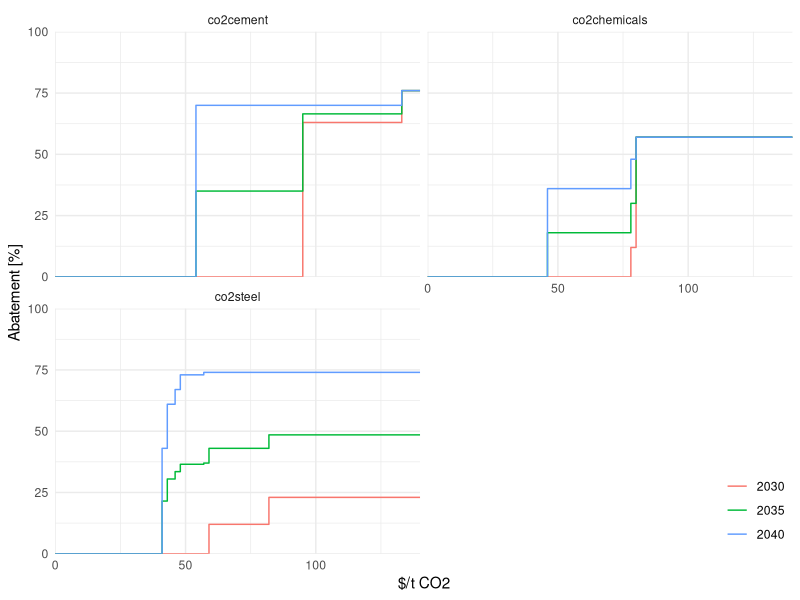

R code for this plot:
library(tidyverse)

d <- tribble(
    ~emiInd37,        ~period,    ~cost,   ~abatement,
    'co2cement',      2030,        95,     0.63,
    'co2cement',      2030,       133,     0.76,
    'co2cement',      2040,        54,     0.70,
    'co2cement',      2040,       133,     0.76,
    'co2chemicals',   2030,        78,     0.12,
    'co2chemicals',   2030,        80,     0.57,
    'co2chemicals',   2040,        46,     0.36,
    'co2chemicals',   2040,        78,     0.48,
    'co2chemicals',   2040,        80,     0.57,

    # old "early" steel MAC
    'co2steel',       2030,        59,     0.12,
    'co2steel',       2030,        82,     0.23,

    # new steel MAC
    'co2steel',       2040,        41,     0.43,
    'co2steel',       2040,        43,     0.61,
    'co2steel',       2040,        46,     0.67,
    'co2steel',       2040,        48,     0.73,
    'co2steel',       2040,        57,     0.74)

d <- d %>%
    arrange(period, cost) %>%
    reframe(cost = c(0, cost, Inf),
            abatement = c(0, abatement, last(abatement)),
            .by = c('emiInd37', 'period'))

d <- d %>%
    distinct(emiInd37, cost) %>%
    arrange(emiInd37, cost) %>%
    expand_grid(period = seq(from = min(d$period), to = max(d$period),
                             by = 5)) %>%
    left_join(
        d %>%
            filter(period %in% range(.data$period)),

        c('emiInd37', 'period', 'cost')
    ) %>%
    group_by(emiInd37, period) %>%
    arrange(emiInd37, period, cost) %>%
    fill(abatement) %>%
    group_by(emiInd37, cost) %>%
    arrange(emiInd37, cost, period) %>%
    mutate(abatement = zoo::na.approx(
        object = !!sym('abatement'),
        x = !!sym('period'),
        na.rm = FALSE)) %>%
    ungroup()

ggplot() +
    geom_step(data = d,
              mapping = aes(x = cost, y = abatement * 100,
                            colour = as.factor(period)),
              direction = 'hv') +
    scale_colour_discrete(name = NULL) +
    facet_wrap(~ emiInd37, ncol = 2) +
    coord_cartesian(
        xlim = c(0, ceiling(max(Filter(is.finite, d$cost)) / 10) * 10),
        ylim = c(0, 100), expand = FALSE) +
    labs(x = '$/t CO2', y = 'Abatement [%]') +
    theme_minimal() +
    theme(legend.position = c(1, 0),
          legend.justification = c(1, 0))

d %>%
    filter(!(0 == cost | is.infinite(cost) | 0 == abatement)) %>%
    arrange(period, emiInd37) %>%
    mutate(text = sprintf('pm_abatparam_Ind(ttot,regi,"%s",step)$( sm_tmp ge %3i ) = %-.2g;',
                          emiInd37, cost, abatement)) %>%
    pull(text) %>%
    cat(sep = '\n')
